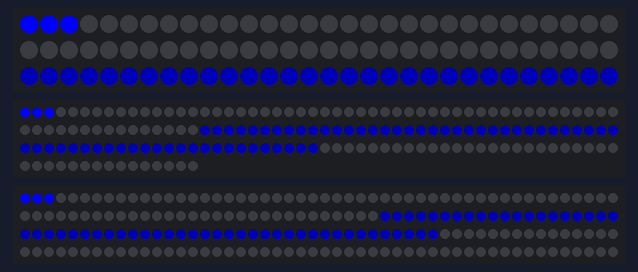
The sketch below on a simulated Arduino Uno, built with avr-gcc and run on an emulated ATmega328P. Parts: 90 RGB LEDs in strip order, left to right, continuing on the next row, 165 RGB LEDs in strip order, left to right, continuing on the next row, 200 RGB LEDs in strip order, left to right, continuing on the next row.

Above: at 0.05 s.

The sketch:

effect7.ino
```cpp
#include<FastLED.h>

const int total1 = 90;
const int total2 = 165;
const int total3 = 200;

CRGBArray<total1> leds1;
CRGBArray<total2> leds2;
CRGBArray<total3> leds3;

const static byte COLOR_BLUE = 160; // blue
const int d = 100;
static byte brightness = 0;
static byte sinb = 0;

static uint8_t dot1 = 0;
static uint8_t cycle1 = 60 - 2;

static uint8_t dot2 = 0;
const uint8_t cycle2 = total2 - 2;
const uint8_t skipPoint2 = 63;

static uint8_t dot3 = 0;
const uint8_t cycle3 = total3 - 2;
const uint8_t skipPoint3 = 78;


void setup() {
  Serial.begin(115200);

  FastLED.addLeds<NEOPIXEL, 4>(leds1, total1);
  FastLED.addLeds<NEOPIXEL, 5>(leds2, total2);
  FastLED.addLeds<NEOPIXEL, 6>(leds3, total3);

  leds1 = CRGB::Black;
  leds2 = CRGB::Black;
  leds3 = CRGB::Black;

  FastLED.show();
}

void loop() {
  sinb = sin8(brightness);

  // 硬幣
  leds1(60, 89) = CHSV(COLOR_BLUE, 255, sinb);
  leds2(65, 124) = CHSV(COLOR_BLUE, 255, sinb);
  leds3(80, 134) = CHSV(COLOR_BLUE, 255, sinb);

  // 水流燈
  leds1(dot1, dot1 + 2) = CRGB::Blue;
  leds2(dot2, dot2 + 2) = CRGB::Blue;
  leds3(dot3, dot3 + 2) = CRGB::Blue;

  // Serial.println(dot1);
  FastLED.show();

  // update value below //


  brightness += 4;

  leds1(0, total1).fadeToBlackBy(128);
  leds2(0, total2).fadeToBlackBy(128);
  leds3(0, total3).fadeToBlackBy(128);

  dot1 = (dot1 + 1) % cycle1;
  dot2 = (dot2 + 1) % cycle2;
  dot3 = (dot3 + 1) % cycle3;

  if (dot2 == skipPoint2) {
    dot2 += 62;
  }
  if (dot3 == skipPoint3) {
    dot3 += 57;
  }

  delay(47);
}
```
